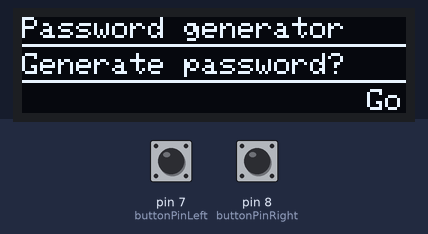
The sketch below on a simulated Arduino Leonardo, built with avr-gcc and run on an emulated ATmega32U4. Parts: 128×32 one-colour display. The inputs (shaded band) are chosen by the test bench; at power-on: pin 8 (buttonPinRight) HIGH, pin 7 (buttonPinLeft) HIGH. The display library's start-up logo is not drawn; random numbers use the default seed unless the sketch sets one; what the sketch prints to the serial monitor is not drawn.

Above: at 3.3 s.
3.4 s: pin 8 (buttonPinRight) pulled LOW for 0.15 s
At 5.2 s:
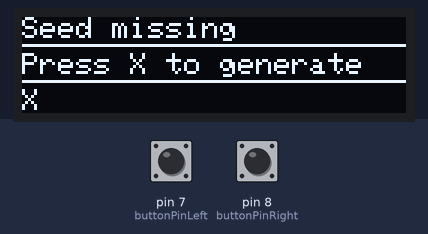
5.5 s: pin 7 (buttonPinLeft) pulled LOW for 0.15 s
At 6.2 s:
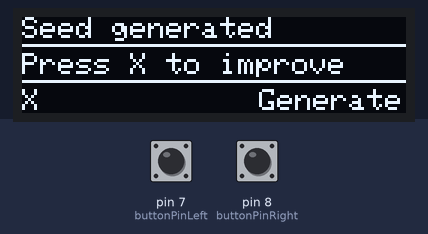
7.1 s: pin 8 (buttonPinRight) pulled LOW for 1 s
At 9.3 s:
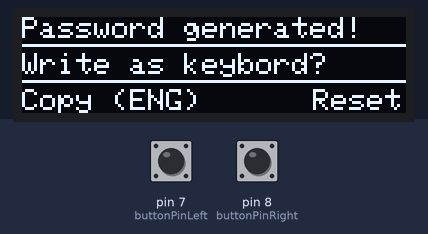
9.9 s: pin 8 (buttonPinRight) pulled LOW for 0.15 s
At 11.6 s:
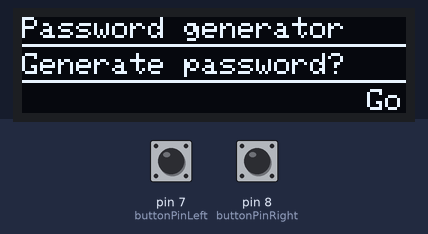
12.0 s: pin 8 (buttonPinRight) pulled LOW for 3.2 s
At 13.2 s:
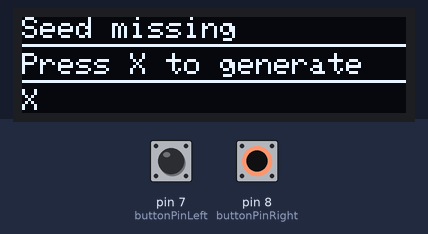
16.7 s: pin 7 (buttonPinLeft) pulled LOW for 1 s
At 17.8 s:
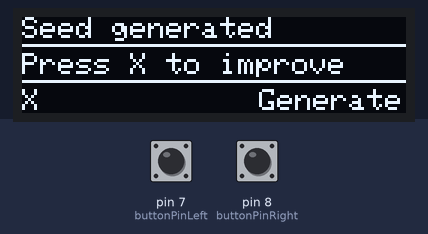
Timing chart, 0 to 19.7 s (numbered marks = the images above; inputs shaded):
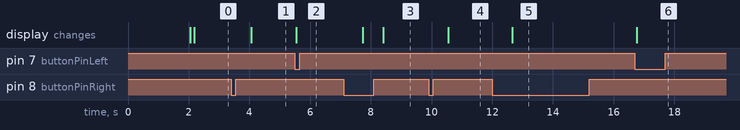

Measured:
- after the input at 3.4 s, the display: changes after 0.65 s (image 1)
- after the input at 5.5 s, the display: changes at once (image 2)
- after the input at 7.1 s, the display: first changes after 0.64 s (image 3 shows a later state)
- after the input at 9.9 s, the display: changes after 0.65 s (image 4)
- after the input at 12.0 s, the display: changes after 0.65 s (image 5)
- after the input at 16.7 s, the display: changes after 0.06 s (image 6)

The sketch:

PasswordGenerator.ino
```cpp
#include <Keyboard.h>
#include <SPI.h>
#include <Wire.h>
#include <Adafruit_GFX.h>
#include <Adafruit_SSD1306.h>

// Set a button to any pin
#define buttonPinLeft 7
#define buttonPinRight 8

#define SSD1306_LCDHEIGHT 32

#define OLED_RESET 4
Adafruit_SSD1306 display(OLED_RESET);


int status_main = 1;
int status_randomize = 0;
int status_symbol_choice = 0;
int status_generated = 0;

unsigned long seed = 0;
int modifier = 0;

char* letters = "abcdefghijklmnopqrstuvwxyz0123456789ABCDEFGHIJKLMNOPQRSTUVWXYZ";
char* symbols = "abcdefghijklmnopqrstuvwxyz0123456789ABCDEFGHIJKLMNOPQRSTUVWXYZ!$%^@#*.:;,?-_<>=";

char* rndstr;


void setup()
{
  pinMode(buttonPinLeft, INPUT);
  pinMode(buttonPinRight, INPUT);
  digitalWrite(buttonPinLeft, HIGH);  // Pull the button high
  digitalWrite(buttonPinRight, HIGH);  // Pull the button high

  delay(2000);
  Serial.begin(9600);

  // by default, we'll generate the high voltage from the 3.3v line internally! (neat!)
  display.begin(SSD1306_SWITCHCAPVCC, 0x3C);  // initialize with the I2C addr 0x3C (for the 128x32)
  // init done

  // Show image buffer on the display hardware.
  // Since the buffer is intialized with an Adafruit splashscreen
  // internally, this will display the splashscreen.
  display.display();
  delay(100);

  // Clear the buffer.
  display.clearDisplay();
  display.display();


}

void loop()
{
  if(status_main){
    displayMenuItem("Password generator", "Generate password?", "", "Go");
    if(digitalRead(buttonPinRight) == 0) {
      status_main = 0;
      status_randomize = 1;
      delay(600);
    }
  }
  else if(status_randomize) {
    if(seed == 0) displayMenuItem("Seed missing", "Press X to generate", "X", "");
    else displayMenuItem("Seed generated", "Press X to improve", "X", "Generate");
    if(seed != 0 && digitalRead(buttonPinRight) == 0) {
      status_randomize = 0;
      status_symbol_choice = 1;
      randomSeed(seed); // initialize the RNG
      delay(600);
    }
    if(digitalRead(buttonPinLeft) == 0) {
      if(!modifier){
        seed++;
        modifier = 1;
      }
      else {
        seed = seed * 3;
        modifier = 0;
      }
      Serial.println(seed);
    }
  }
  else if(status_symbol_choice) {
    displayMenuItem("Password generator", "Use symbols?", "Yes", "No");
    if(digitalRead(buttonPinRight) == 0 || digitalRead(buttonPinLeft) == 0){
      status_symbol_choice = 0;
      status_generated = 1;
    }
    if(digitalRead(buttonPinRight) == 0) {
      rndstr = randomString(0);
      Serial.println(rndstr);
      delay(600);
    }
    if(digitalRead(buttonPinLeft) == 0) {
      rndstr = randomString(1);
      Serial.println(rndstr);
      delay(600);
    }
  }
  else if(status_generated) {
    displayMenuItem("Password generated!", "Write as keybord?", "Copy (ENG)", "Reset");
    if(digitalRead(buttonPinRight) == 0) {
      status_main = 1;
      status_generated = 0;
      seed = 0;
      delay(600);
    }
    if(digitalRead(buttonPinLeft) == 0) {
      Serial.println("writing password...");
      Serial.println(rndstr);
      Keyboard.println(rndstr);
      delay(2000);
    }
  }
  delay(10);
}


void displayMenuItem(char* question, char* text, char* choice1, char* choice2) {
  display.clearDisplay();
  display.setTextSize(1);
  display.setTextColor(WHITE);
  display.setCursor(0,0);
  display.println(question);

  display.setCursor(0,SSD1306_LCDHEIGHT - 20);
  display.println(text);

  display.drawLine(0, SSD1306_LCDHEIGHT - 23, 128, SSD1306_LCDHEIGHT - 23, WHITE);
  display.drawLine(0, SSD1306_LCDHEIGHT - 11, 128, SSD1306_LCDHEIGHT - 11, WHITE);

  display.setCursor(0,SSD1306_LCDHEIGHT - 8);
  display.println(choice1);

  display.setCursor(128-((strlen(choice2)*6)+1),SSD1306_LCDHEIGHT - 8);
  display.println(choice2);
  display.display();
}

void displayTestMenu() {
  displayMenuItem("Hello World!", "The world is nice!", "yes", "no");
}

void displayMainMenu() {
  displayMenuItem("Password generator", "Generate password?", "", "Go");
}

char randomChar() {
   return letters[random(0, strlen(letters)-1)];
}

char randomSymbol() {
   return symbols[random(0, strlen(symbols)-1)];
}

char* randomString(int useSymbols) {
  int i = 0;
  char buf[257];
  while(i<256) {
    buf[i] = ( useSymbols ? randomSymbol() : randomChar() );
    i++;
  }
  buf[256]='\0';
  return buf;
}
```
